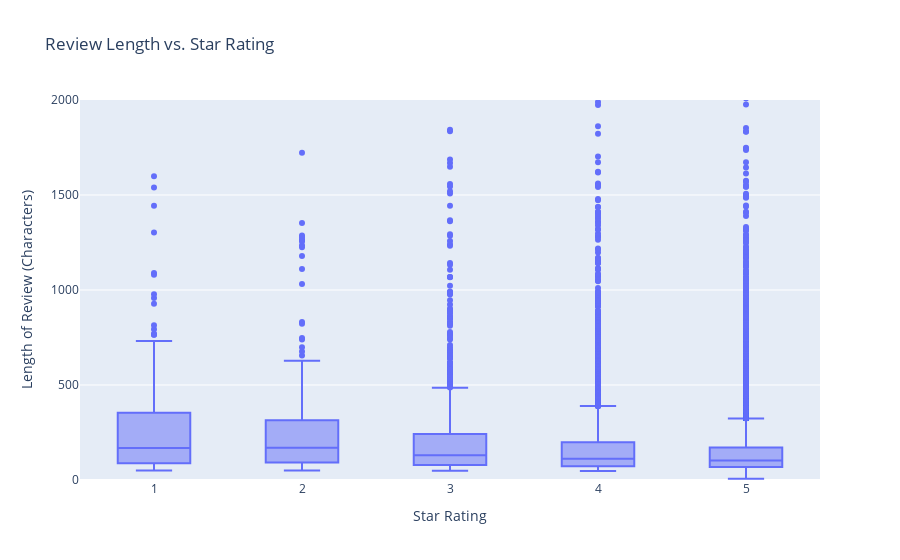

This figure's notebook cell:
### Markdown cell above
#### Fig5. Review Length vs. Star Rating

### Code cell
# 1. Create the 'review_length' column (use the *original* text for this)
df_cleaned['review_length'] = df_cleaned['reviews.text'].str.len()

# 2. Create a boxplot
fig = px.box(df_cleaned, 
             x='reviews.rating', 
             y='review_length',
             title='Review Length vs. Star Rating',
             labels={'reviews.rating': 'Star Rating', 'review_length': 'Length of Review (Characters)'}
            )
fig.update_yaxes(range=[0, 2000]) # To cut off extreme outliers and make it readable
fig.show()

### Figure 1 — Plotly figure (JSON) as saved in the notebook; plotly's stock layout.template omitted (floating-point values rounded to 4 significant figures; data arrays with more than 128 entries replaced by an {"elided": "..."} marker saying what was removed)
{"data": [{"alignmentgroup": "True", "hovertemplate": "Star Rating=%{x}<br>Length of Review (Characters)=%{y}<extra></extra>", "legendgroup": "", "marker": {"color": "#636efa"}, "name": "", "notched": false, "offsetgroup": "", "orientation": "v", "showlegend": false, "type": "box", "x": {"elided": "37297 int values"}, "x0": " ", "xaxis": "x", "y": {"elided": "37297 int values"}, "y0": " ", "yaxis": "y"}], "layout": {"boxmode": "group", "legend": {"tracegroupgap": 0}, "title": {"text": "Review Length vs. Star Rating"}, "xaxis": {"anchor": "y", "domain": [0, 1], "title": {"text": "Star Rating"}}, "yaxis": {"anchor": "x", "domain": [0, 1], "range": [0, 2000], "title": {"text": "Length of Review (Characters)"}}}}
